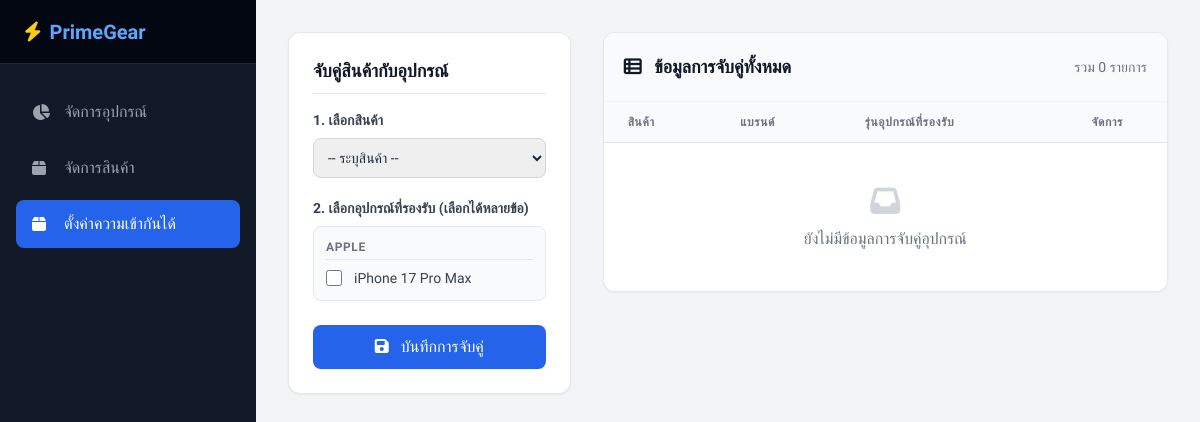
/admin/compatibility.php, run on an earlier commit of the app's database.
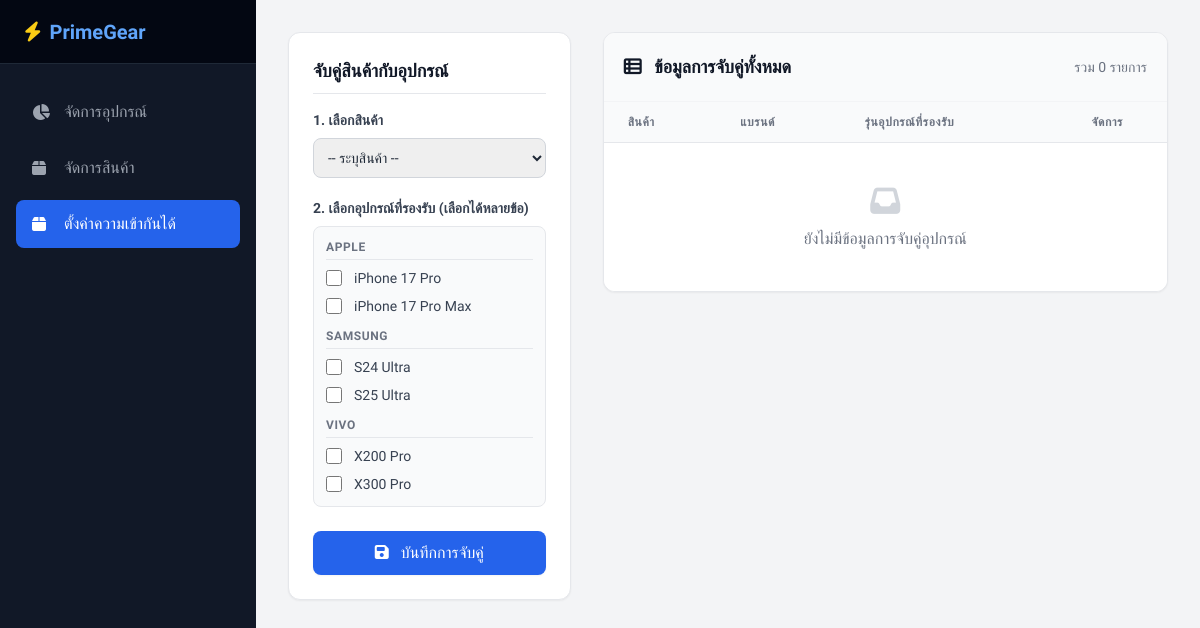
And on a later commit of the database.
### tables this page shows
CREATE TABLE `devices` (
  `Device_ID` int NOT NULL,
  `Brand` varchar(40) NOT NULL,
  `Model_Name` varchar(40) NOT NULL,
  `Type` varchar(30) NOT NULL
);

### admin/compatibility.php (the view, shortened to what the changed rows need)
<?php
require '../process/client.php';
$devices_res = $conn->query("SELECT Device_ID, Brand, Model_Name FROM Devices ORDER BY Brand ASC, Model_Name ASC");
$devices_by_brand = [];
if ($devices_res) {
    while ($row = $devices_res->fetch_assoc()) {
        $devices_by_brand[$row['Brand']][] = $row;
    }
}
?>
<!DOCTYPE html>
<html lang="th">
<head>
    <script src="https://cdn.tailwindcss.com"></script>
    <link rel="stylesheet" href="https://cdnjs.cloudflare.com/ajax/libs/font-awesome/6.4.0/css/all.min.css">
</head>
<body class="bg-gray-100 flex h-screen overflow-hidden text-gray-800">
    <div class="max-w-7xl mx-auto px-4 sm:px-6 lg:px-8 py-8 flex flex-col lg:flex-row gap-8">
        <div class="lg:w-1/3">
            <div class="bg-white rounded-xl shadow-sm border border-gray-200 p-6 sticky top-6">
                <h2 class="text-lg font-bold text-gray-900 mb-4 border-b pb-2">จับคู่สินค้ากับอุปกรณ์</h2>
                <form action="compatibility.php" method="POST">
                    <div class="mb-6">
                        <div class="max-h-80 overflow-y-auto border border-gray-200 rounded-lg p-3 bg-gray-50">
                            <?php foreach ($devices_by_brand as $brand => $devices): ?>
                                <div class="mb-3 last:mb-0">
                                    <div class="text-xs font-bold text-gray-500 uppercase tracking-wider mb-2 border-b border-gray-200 pb-1"><?php echo htmlspecialchars($brand); ?></div>
                                    <div class="space-y-2">
                                        <?php foreach ($devices as $d): ?>
                                            <label class="flex items-center space-x-3 cursor-pointer group">
                                                <input type="checkbox" name="device_ids[]" value="<?php echo $d['Device_ID']; ?>" class="w-4 h-4 text-blue-600 border-gray-300 rounded focus:ring-blue-500">
                                                <span class="text-sm text-gray-700 group-hover:text-blue-600 transition-colors"><?php echo htmlspecialchars($d['Model_Name']); ?></span>
                                            </label>
                                        <?php endforeach; ?>
                                    </div>
                                </div>
                            <?php endforeach; ?>
                        </div>
                    </div>
                </form>
            </div>
        </div>
        <div class="lg:w-2/3">
            <div class="bg-white rounded-xl shadow-sm border border-gray-200 overflow-hidden">
                <div class="p-5 border-b border-gray-100 bg-gray-50 flex justify-between items-center">
                    <h2 class="text-lg font-bold text-gray-900"><i class="fa-solid fa-table-list mr-2"></i> ข้อมูลการจับคู่ทั้งหมด</h2>
                </div>
                <div class="overflow-x-auto max-h-[600px] overflow-y-auto">
                    <table class="min-w-full divide-y divide-gray-200">
                        <thead class="bg-gray-50 sticky top-0 z-10">
                            <tr>
                                <th class="px-6 py-3 text-left text-xs font-bold text-gray-500 uppercase tracking-wider bg-gray-50">สินค้า</th>
                                <th class="px-6 py-3 text-left text-xs font-bold text-gray-500 uppercase tracking-wider bg-gray-50">แบรนด์</th>
                                <th class="px-6 py-3 text-left text-xs font-bold text-gray-500 uppercase tracking-wider bg-gray-50">รุ่นอุปกรณ์ที่รองรับ</th>
                                <th class="px-6 py-3 text-center text-xs font-bold text-gray-500 uppercase tracking-wider bg-gray-50">จัดการ</th>
                            </tr>
                        </thead>
                    </table>
                </div>
            </div>
        </div>
    </div>
</body>
</html>

What changed in the data, as far as the page shows it:
added devices: Model_Name "iPhone 17 Pro", shown under "APPLE"
added devices: Model_Name "S24 Ultra", shown under "SAMSUNG"
added devices: Model_Name "S25 Ultra", shown under "SAMSUNG"
added devices: Model_Name "X200 Pro", shown under "VIVO"
added devices: Model_Name "X300 Pro", shown under "VIVO"
Also different on the page:
new list line: "SAMSUNG"
new list line: "VIVO"
